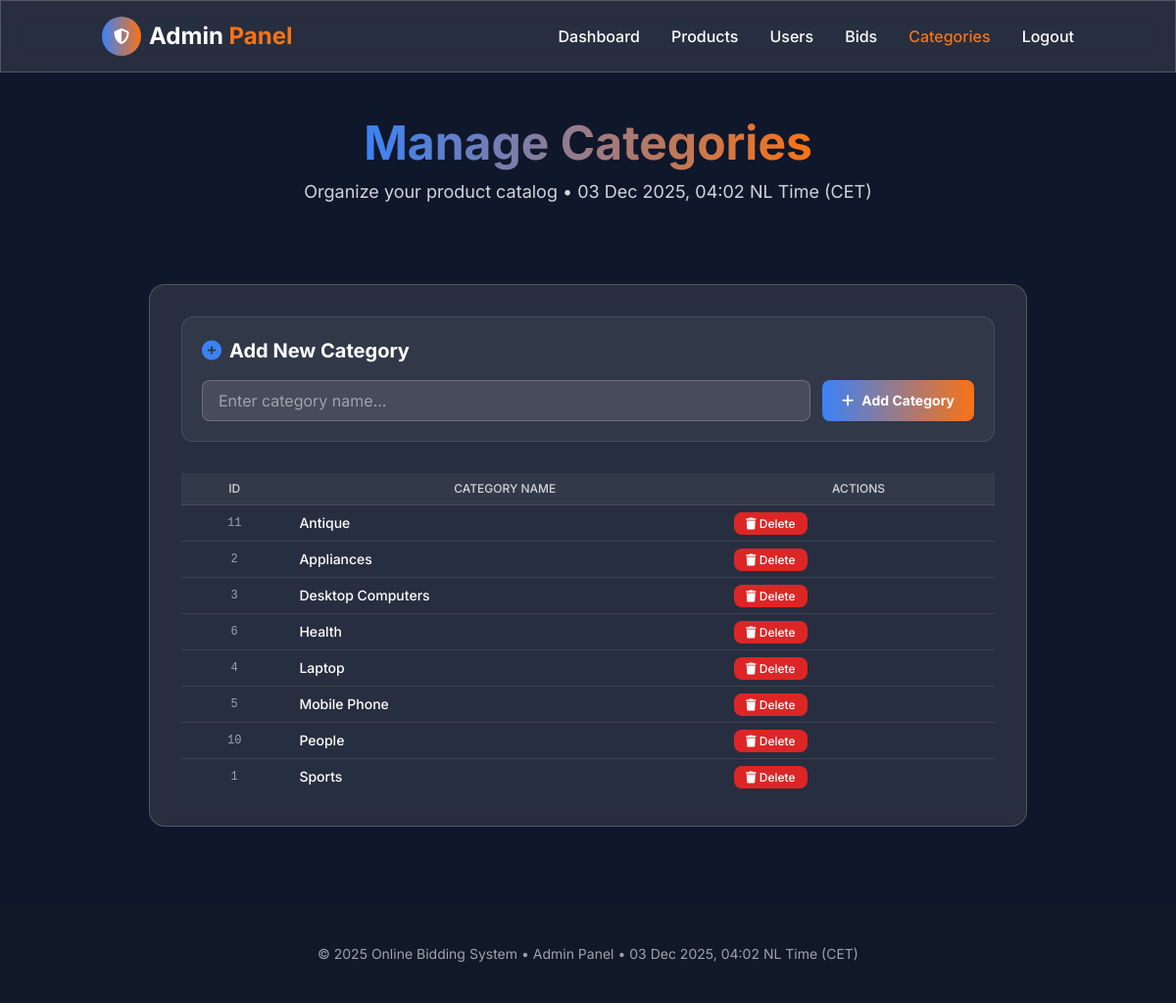
Screenshot of /admin/categories.php (signed in) with the database file from the repository.
### tables this page shows
CREATE TABLE `categories` (
  `id` int(30) NOT NULL,
  `title` varchar(50) NOT NULL
);

### admin/categories.php (the view, shortened to what this page needs)
<?php
include '../config.php';
?>
<!DOCTYPE html>
<html lang="en">
<head>
    <script src="https://cdn.tailwindcss.com"></script>
    <link rel="stylesheet" href="https://cdnjs.cloudflare.com/ajax/libs/font-awesome/6.4.0/css/all.min.css">
</head>
<body class="bg-deep-blue text-white min-h-screen">
    <header class="sticky top-0 z-50 glass-effect py-4">
        <div class="container mx-auto px-4 flex justify-between items-center">
            <div class="flex items-center space-x-2">
                <div class="w-10 h-10 rounded-full bg-gradient-to-r from-electric-blue to-bright-orange flex items-center justify-center">
                    <i class="fas fa-shield-alt text-white"></i>
                </div>
                <h1 class="text-2xl font-bold">Admin <span class="text-bright-orange">Panel</span></h1>
            </div>
            <nav class="hidden md:flex space-x-8">
                <a href="dashboard.php" class="font-medium hover:text-bright-orange transition-colors">Dashboard</a>
                <a href="products.php" class="font-medium hover:text-bright-orange transition-colors">Products</a>
                <a href="user.php" class="font-medium hover:text-bright-orange transition-colors">Users</a>
                <a href="bids.php" class="font-medium hover:text-bright-orange transition-colors">Bids</a>
                <a href="categories.php" class="font-medium text-bright-orange">Categories</a>
                <a href="../logout.php" class="font-medium hover:text-bright-orange transition-colors">Logout</a>
            </nav>
        </div>
    </header>
    <section class="py-12 relative overflow-hidden">
        <div class="container mx-auto px-4 text-center">
            <h2 class="text-4xl md:text-5xl font-bold mb-3">
                <span class="text-gradient">Manage Categories</span>
            </h2>
            <p class="text-lg text-gray-300">Organize your product catalog • <?php echo date('d M Y, H:i'); ?> NL Time (CET)</p>
        </div>
    </section>
    <section class="py-8">
        <div class="container mx-auto px-4">
            <div class="glass-effect rounded-2xl p-6 md:p-8 card-hover max-w-4xl mx-auto">
                <div class="mb-8 p-5 bg-white/5 rounded-xl border border-white/10">
                    <h3 class="text-xl font-bold mb-4 flex items-center gap-2">
                        <i class="fas fa-plus-circle text-electric-blue"></i> Add New Category
                    </h3>
                    <form method="POST" class="flex flex-col sm:flex-row gap-3">
                        <input type="text" name="title" placeholder="Enter category name..." required
                               class="input-field flex-1">
                        <button type="submit" name="add_category"
                                class="px-5 py-2 bg-gradient-to-r from-electric-blue to-bright-orange rounded-lg font-bold text-sm hover:opacity-90 transition-all btn-glow flex items-center gap-2">
                            <i class="fas fa-plus"></i> Add Category
                        </button>
                    </form>
                </div>
                <div class="table-container">
                    <table>
                        <thead>
                            <tr>
                                <th>ID</th>
                                <th>Category Name</th>
                                <th>Actions</th>
                            </tr>
                        </thead>
                        <tbody>
                            <?php
                            $query = "SELECT * FROM categories ORDER BY title";
                            $result = $conn->query($query);
                            if ($result->num_rows > 0) {
                                while($row = $result->fetch_assoc()) {
                                    echo '<tr>';
                                    echo '<td class="text-center font-mono text-xs text-gray-400">' . $row['id'] . '</td>';
                                    echo '<td class="font-medium">' . htmlspecialchars($row['title']) . '</td>';
                                    echo '<td>';
                                    echo '<a href="?action=delete&id=' . $row['id'] . '" class="btn-small bg-red-600 text-white" onclick="return confirm(\'Are you sure?\')"><i class="fas fa-trash"></i> Delete</a>';
                                    echo '</td>';
                                    echo '</tr>';
                                }
                            } else {
                                echo '<tr><td colspan="3" class="text-center text-gray-400 py-8">No categories found</td></tr>';
                            }
                            ?>
                        </tbody>
                    </table>
                </div>
            </div>
        </div>
    </section>
    <footer class="py-10 bg-gray-900 text-center text-gray-400 text-sm mt-12">
        <div class="container mx-auto px-4">
            <p>© 2025 Online Bidding System • Admin Panel • <?php echo date('d M Y, H:i'); ?> NL Time (CET)</p>
        </div>
    </footer>
</body>
</html>

### rows the page displays
categories: id "11", title "Antique"
categories: id "2", title "Appliances"
categories: id "3", title "Desktop Computers"
categories: id "6", title "Health"
categories: id "4", title "Laptop"
categories: id "5", title "Mobile Phone"
categories: id "10", title "People"
categories: id "1", title "Sports"
